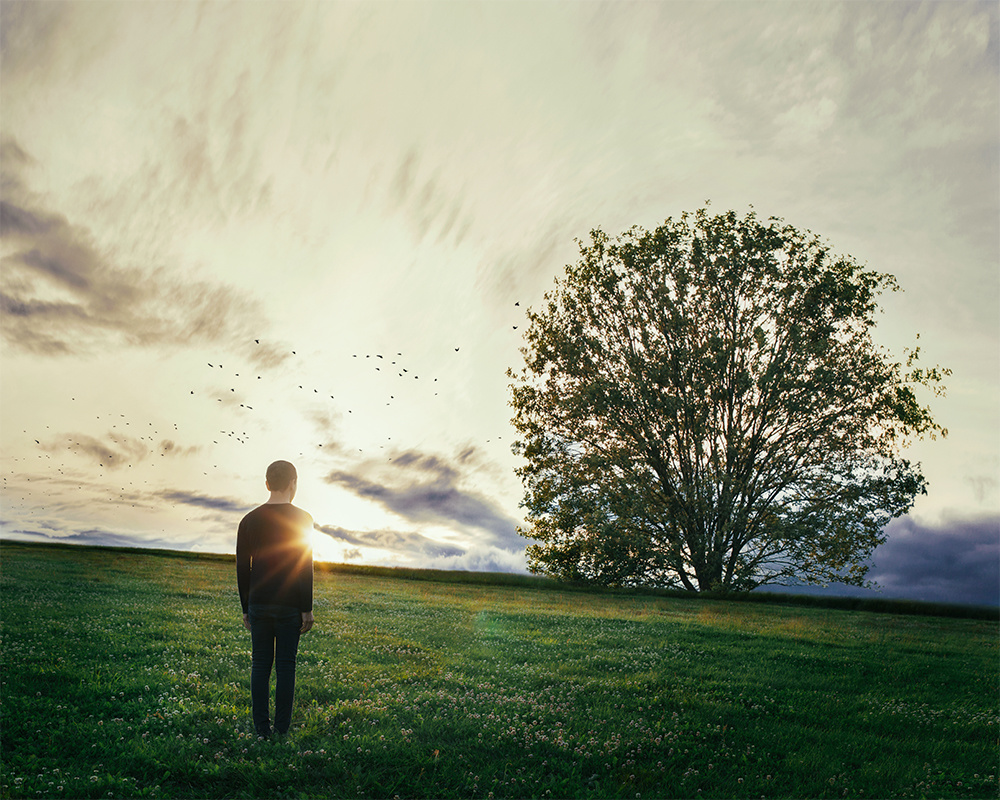
#> input picture Tree.tiff, 1000 x 800 px, found by its file name
$ python task2.py
#> lines starting #> are read from the running program, lines starting #| are printed output that depends on the picture
import matplotlib.pyplot as plt
import matplotlib.image as mpimg
import numpy as np
from PIL import Image

# new picture Tree.tiff
img = mpimg.imread('tree.tiff')
#> img is the input picture: shape (800, 1000, 3); mean R, G, B 141.2, 146.4, 122.5
[r,g,b] = [img[:,:,i] for i in range(3)]
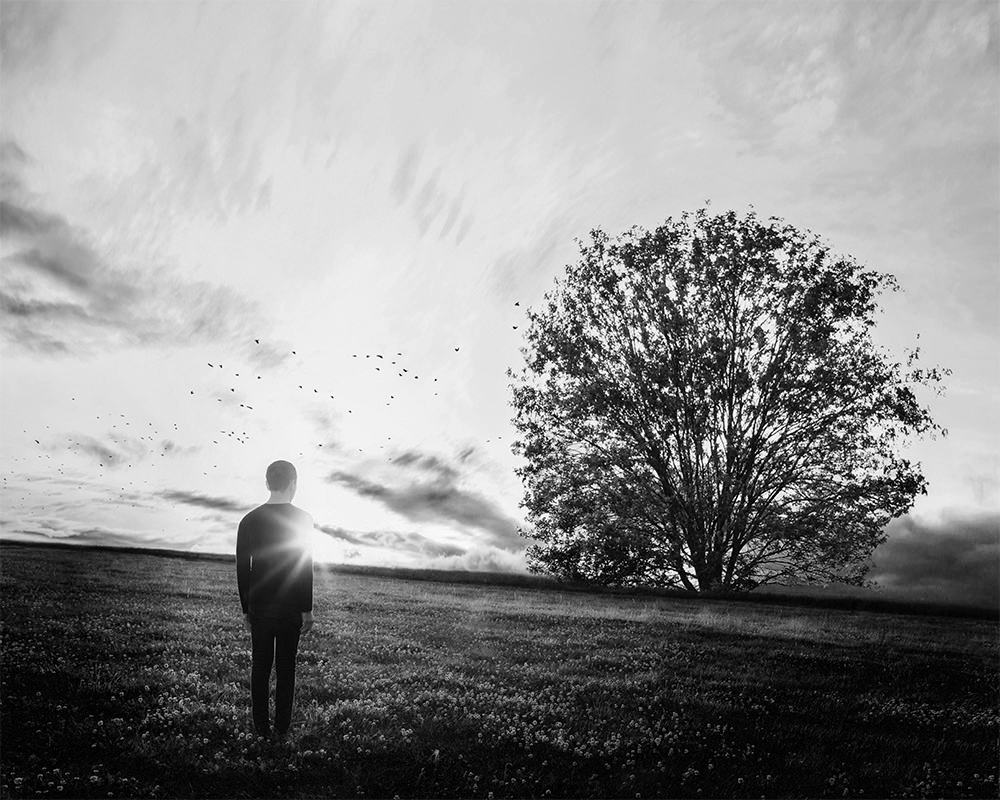
#> r: shape (800, 1000); min 0, max 255, mean 141.2
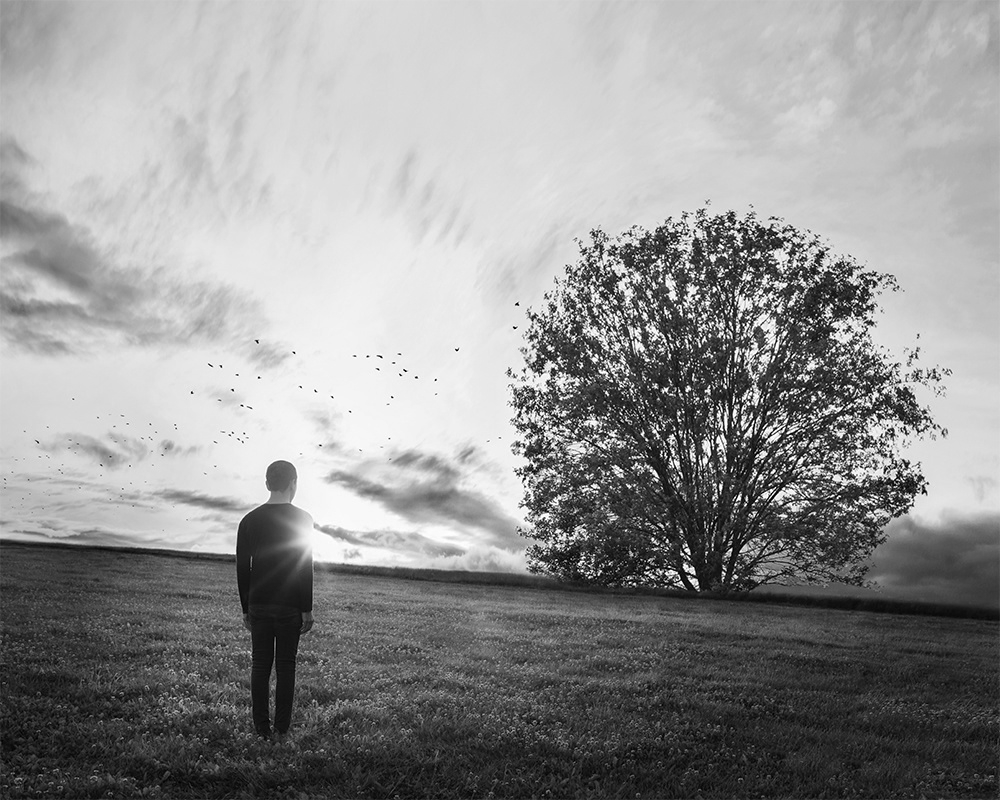
#> g: shape (800, 1000); min 0, max 255, mean 146.4
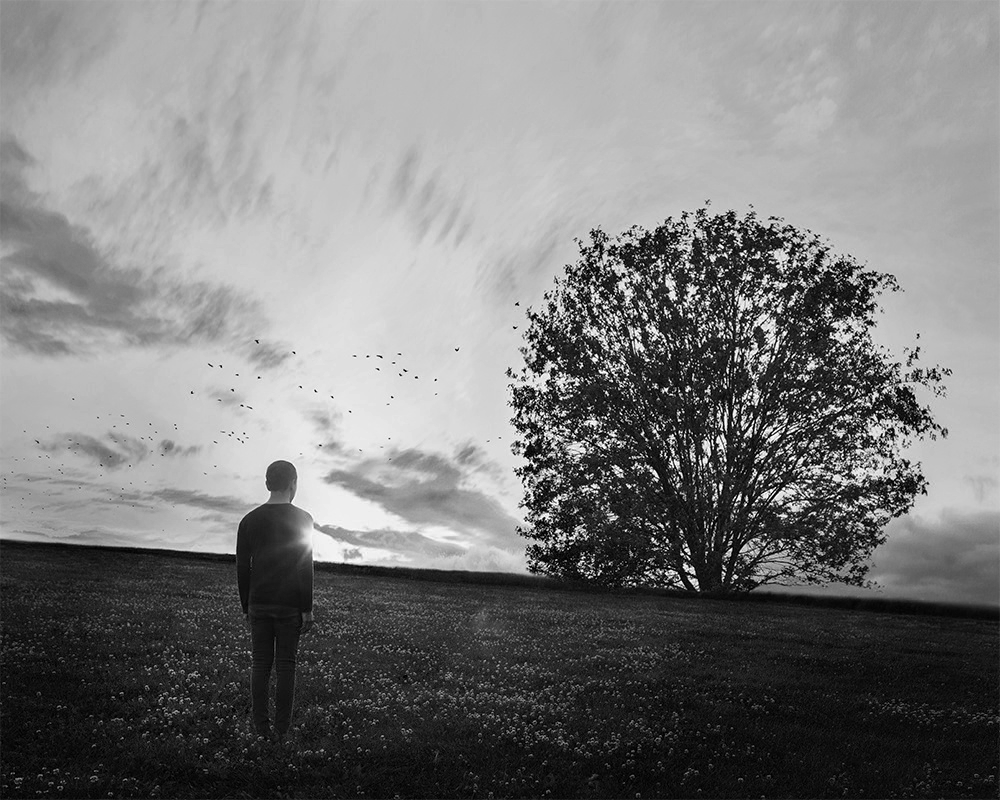
#> b: shape (800, 1000); min 0, max 255, mean 122.5


fig = plt.figure(1)
ax1 = fig.add_subplot(2,2,1)
ax2 = fig.add_subplot(2,2,2)
ax3 = fig.add_subplot(2,2,3)
ax4 = fig.add_subplot(2,2,4)
ax1.imshow(img)
ax2.imshow(r, cmap = 'Reds')
ax3.imshow(g, cmap = 'Greens')
ax4.imshow(b, cmap = 'Blues')
plt.savefig('ori_img.png')
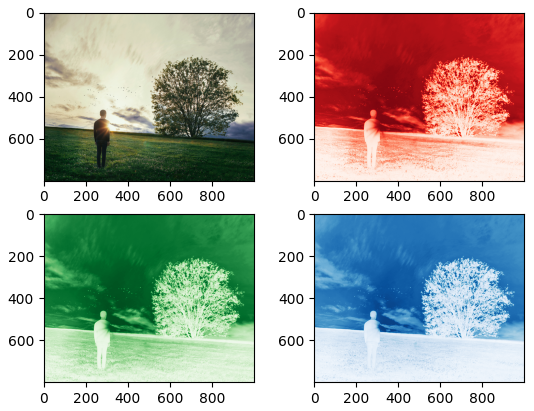
#> figure drawn by matplotlib, 4 panels
plt.show()


#Decompose Red matrix by using SVD
Red_U, TempRed_S, Red_V = np.linalg.svd(r, full_matrices = True, compute_uv = True)
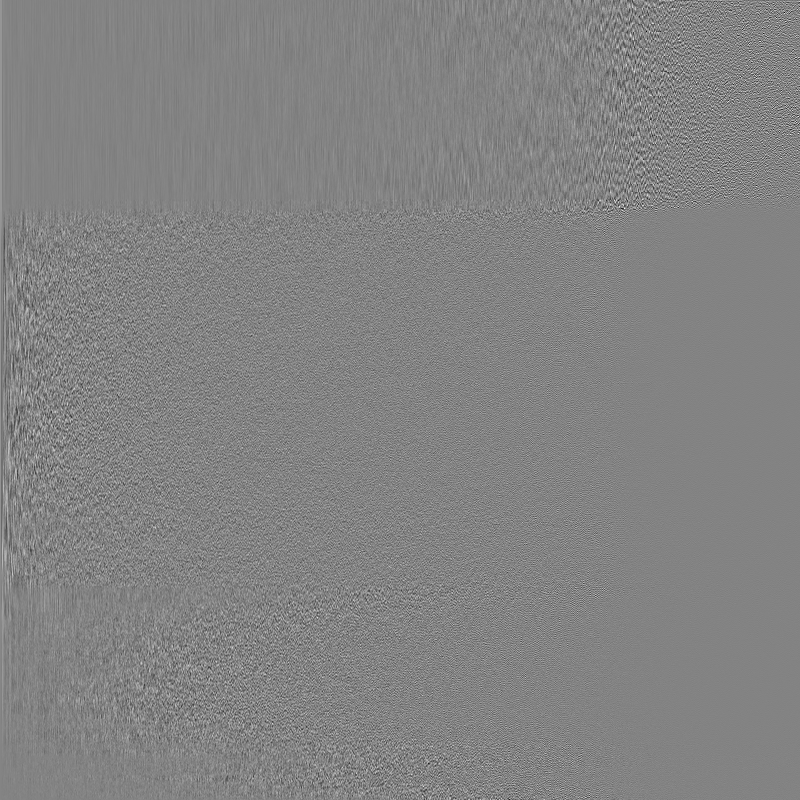
#> Red_U: shape (800, 800) float64; min -0.32, max 0.302, mean 3.54e-05; drawn with min black and max white
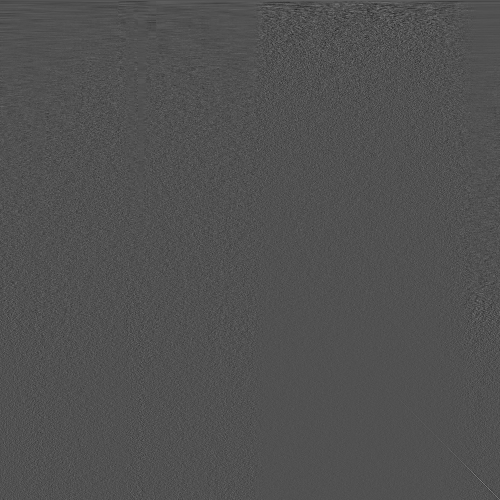
#> Red_V: shape (1000, 1000) float64 (shown at 1/2 size); min -0.22, max 0.47, mean 3.45e-05; drawn with min black and max white
#> TempRed_S = 800 values, max 143094.5 at index 0, min 2.85 at index 799, mean 823.4

#Decompose Green matrix by using SVD
Green_U, TempGreen_S, Green_V = np.linalg.svd(g, full_matrices = True, compute_uv = True)
#> TempGreen_S = 800 values, max 143241.1 at index 0, min 2.46 at index 799, mean 782.2

#Decompose Blue matrix by using SVD
Blue_U, TempBlue_S, Blue_V = np.linalg.svd(b, full_matrices = True, compute_uv = True)
#> TempBlue_S = 800 values, max 123790.8 at index 0, min 3.07 at index 799, mean 758.2

# convert Sigma from vector to diagonal matrix
Red_S = np.zeros((800,1000))
Green_S = np.zeros((800,1000))
Blue_S = np.zeros((800,1000))

for i in range(800):
    Red_S[i][i] = TempRed_S[i]
    Green_S[i][i] = TempGreen_S[i]
    Blue_S[i][i] = TempBlue_S[i]

#create new image with lower resolution
Red_S_30 = np.zeros((800,1000))
Green_S_30 = np.zeros((800,1000))
Blue_S_30 = np.zeros((800,1000))

for i in range(30):
    Red_S_30[i][i] = Red_S[i][i]
    Green_S_30[i][i] = Green_S[i][i]
    Blue_S_30[i][i] = Blue_S[i][i]

#combine USV to single matrix
Red_30 = np.asmatrix(Red_U)* np.asmatrix(Red_S_30)*np.asmatrix(Red_V)
Green_30 = np.asmatrix(Green_U)* np.asmatrix(Green_S_30)*np.asmatrix(Green_V)
Blue_30 = np.asmatrix(Blue_U)* np.asmatrix(Blue_S_30)*np.asmatrix(Blue_V)
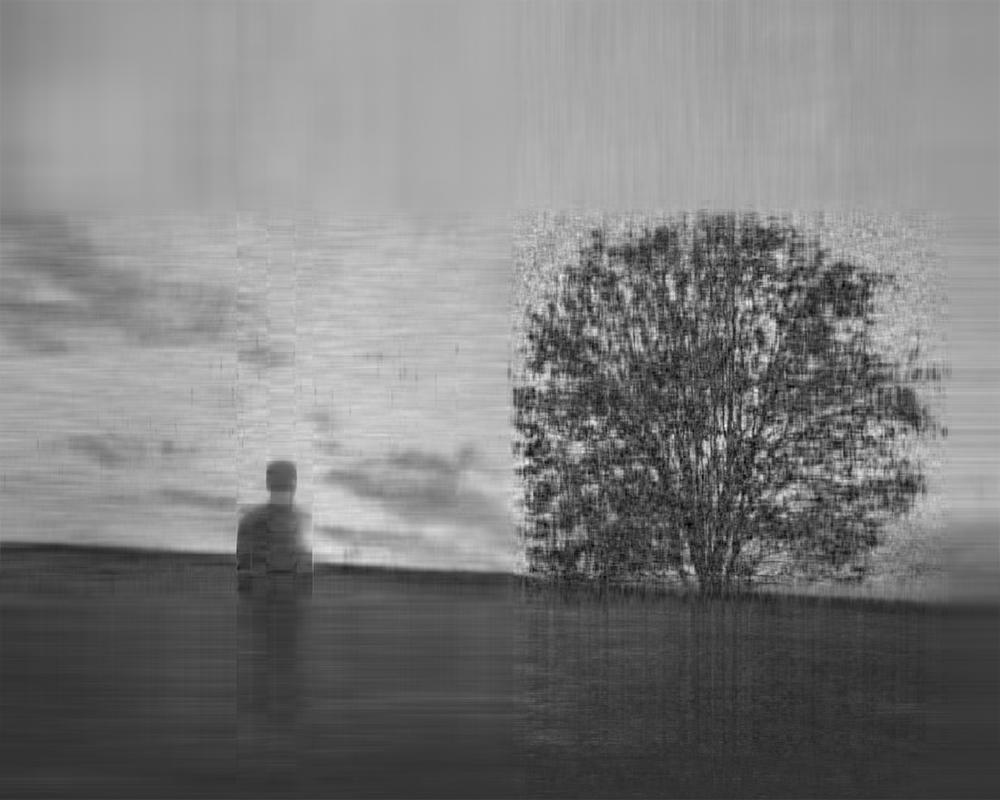
#> Blue_30: shape (800, 1000) float64; min -59.81, max 312.9, mean 122.5; drawn with min black and max white

#combine new RGB into new image
img_new = img
#> (the run stopped early here; a loop or call above may not have finished)
